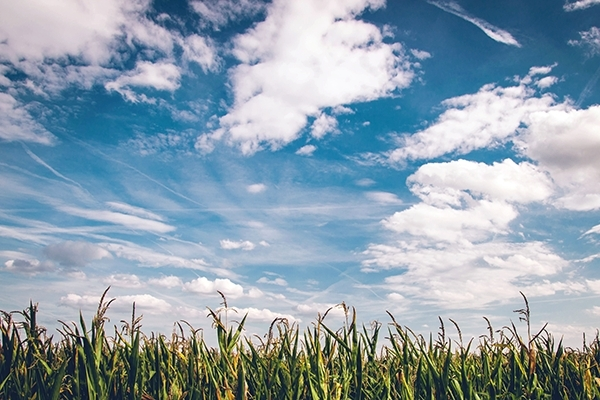
#> input picture OpenCV/opencv_vision_file/images/aa.jpg, 600 x 400 px, found by its file name
$ python 2021_09_23_opencv_histogram_equalizer.py
#> lines starting #> are read from the running program, lines starting #| are printed output that depends on the picture; after the words box and inside, x2 and y2 are one past the last pixel; in counts of white or black regions, pixels touching at a corner belong together
import numpy as np
import cv2
import os
os.chdir('C:/Users/PC021/Documents/vscode_python/OPENCV_course')

def draw_histo(hist, shape=(200,256)):
    hist_img = np.full(shape, 255, np.uint8)
    cv2.normalize(hist, hist, 0, shape[0], cv2.NORM_MINMAX)
    gap = hist_img.shape[1]/hist.shape[0]

    for i,h in enumerate(hist):
        x = int(round(i * gap))
        w = int(round(gap))
        cv2.rectangle(hist_img, (x,0,w,int(h)), 0, cv2.FILLED)

    return cv2.flip(hist_img, 0)

image = cv2.imread('images/aa.jpg', cv2.IMREAD_GRAYSCALE)
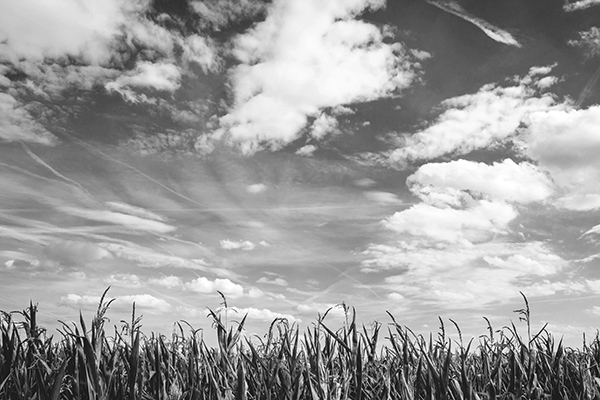
#> image: shape (400, 600); min 0, max 255, mean 156.2
if image is None:
    raise Exception("영상파일 읽기 오류")

bins, ranges = [256], [0,256]
hist = cv2.calcHist([image],[0],None, bins, ranges)
#> hist = 256 values, max 2134 at index 246, min 2 at index 0, mean 937.5

## 히스토그램 누적합 계산
accum_hist = np.zeros(hist.shape[:2], np.float32)
#> accum_hist = 256 values from 0 to 0
accum_hist[0] = hist[0]
for i in range(1, hist.shape[0]):
    accum_hist[i] = accum_hist[i-1] + hist[i]
#> after the loop, accum_hist = 256 values from 2 to 240000

accum_hist = (accum_hist / sum(hist)) * 255
#> accum_hist = 256 values from 0.00213 to 255
dst1 = [[accum_hist[val] for val in row] for row in image]
#> dst1 = 400 items
dst1 = np.array(dst1, np.uint8)
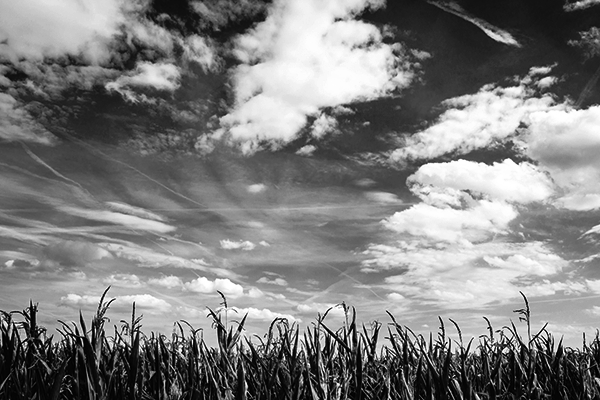
#> dst1: shape (400, 600, 1); min 0, max 255, mean 127.6

dst2 = cv2.equalizeHist(image)
hist1 = cv2.calcHist([dst1],[0],None,bins,ranges)
#> hist1 = 256 values, max 2134 at index 248, min 0 at index 42, mean 937.5
hist2 = cv2.calcHist([dst2],[0],None,bins,ranges)
#> hist2 = 256 values, max 2134 at index 249, min 0 at index 41, mean 937.5

hist_img = draw_histo(hist)
#> the loop in draw_histo, `for i,h in enumerate(hist):` made 256 passes
#> h on passes 1 to 3: [0], [0.75], [1.03]
#> after the loop in draw_histo, `for i,h in enumerate(hist):`:
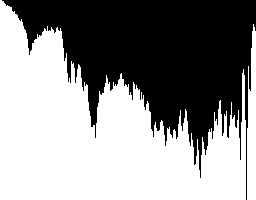
#> hist_img: shape (200, 256); 56.4% white; 1 black region, box (x1, y1, x2, y2) and area: (2, 0, 256, 200) 22340
hist_img1 = draw_histo(hist1)
#> call 2 of draw_histo, with hist = array of shape (256, 1), shape = (200, 256)
#> the loop in draw_histo (call 2), `for i,h in enumerate(hist):` made 256 passes
#> h on passes 1 to 3: [76.94], [96.16], [91.19]
#> after the loop in draw_histo (call 2), `for i,h in enumerate(hist):`:
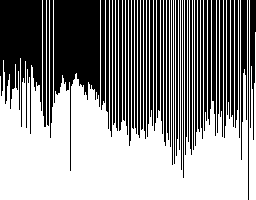
#> hist_img: shape (200, 256); 56.3% white; 53 black regions, largest, box (x1, y1, x2, y2) and area: (54, 0, 100, 171) 4126, (0, 0, 42, 134) 3656, (241, 0, 247, 160) 619
#> in draw_histo (call 2), `return cv2.flip(hist_img, 0)`:
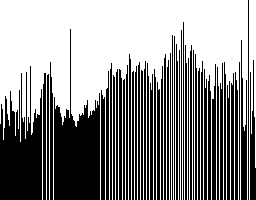
#> returned value: shape (200, 256); 56.3% white; 53 black regions, largest, box (x1, y1, x2, y2) and area: (54, 29, 100, 200) 4126, (0, 66, 42, 200) 3656, (241, 40, 247, 200) 619
hist_img2 = draw_histo(hist2)
#> call 3 of draw_histo, with hist = array of shape (256, 1), shape = (200, 256)
#> the loop in draw_histo (call 3), `for i,h in enumerate(hist):` made 256 passes
#> h on passes 1 to 3: [37.58], [80.97], [96.44]
#> after the loop in draw_histo (call 3), `for i,h in enumerate(hist):`:
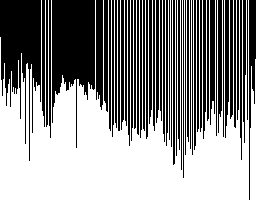
#> hist_img: shape (200, 256); 56.3% white; 54 black regions, largest, box (x1, y1, x2, y2) and area: (52, 0, 95, 148) 3864, (0, 0, 41, 161) 3543, (249, 0, 256, 200) 737
#> in draw_histo (call 3), `return cv2.flip(hist_img, 0)`:
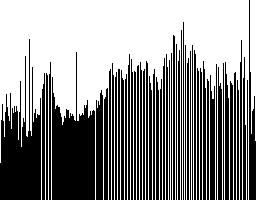
#> returned value: shape (200, 256); 56.3% white; 54 black regions, largest, box (x1, y1, x2, y2) and area: (52, 52, 95, 200) 3864, (0, 39, 41, 200) 3543, (249, 0, 256, 200) 737

cv2.imshow("image", image); cv2.imshow("hist_img", hist_img)
cv2.imshow("dst1_User", dst1); cv2.imshow("User_hist", hist_img1)
cv2.imshow("dst2_User", dst2); cv2.imshow("hist_img", hist_img2)

cv2.waitKey(0)

$ run again, with OpenCV/opencv_vision_file/images/HappyFish.jpg copied over OpenCV/opencv_vision_file/images/aa.jpg
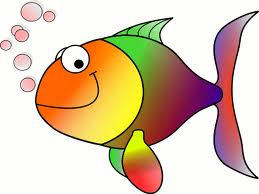
#> input picture OpenCV/opencv_vision_file/images/HappyFish.jpg, 259 x 194 px, found by its file name
#> hist = 256 values, max 22219 at index 254, min 16 at index 20, mean 196.3
#> after the loop `for i in range(1, hist.shape[0]):`: accum_hist = 256 values from 393 to 50246
#> `accum_hist = (accum_hist / sum(hist)) * 255`: accum_hist = 256 values from 1.99 to 255
#> `dst1 = [[accum_hist[val] for val in row] for row in image]`: dst1 = 194 items
#> `dst1 = np.array(dst1, np.uint8)`:
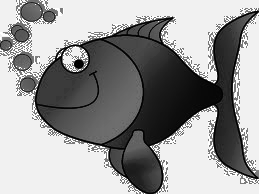
#> dst1: shape (194, 259, 1); min 1, max 255, mean 152.6
#> hist1 = 256 values, max 22219 at index 241, min 0 at index 0, mean 196.3
#> hist2 = 256 values, max 22219 at index 241, min 0 at index 40, mean 196.3
#> the loop in draw_histo, `for i,h in enumerate(hist):` made 256 passes
#> h on passes 1 to 3: [3.4], [0.189], [0.261]
#> the loop in draw_histo (call 2), `for i,h in enumerate(hist):` made 256 passes
#> h on passes 1 to 3: [0], [3.54], [1.64]
#> the loop in draw_histo (call 3), `for i,h in enumerate(hist):` made 256 passes
#> h on passes 1 to 3: [4.28], [1.72], [1.85]
#> in draw_histo (call 3), `return cv2.flip(hist_img, 0)`:
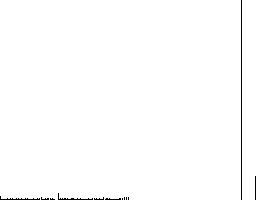
#> returned value: shape (200, 256); 99.2% white; black in thin lines or dots

$ run again, with OpenCV/opencv_vision_file/images/PARK1.jpg copied over OpenCV/opencv_vision_file/images/aa.jpg
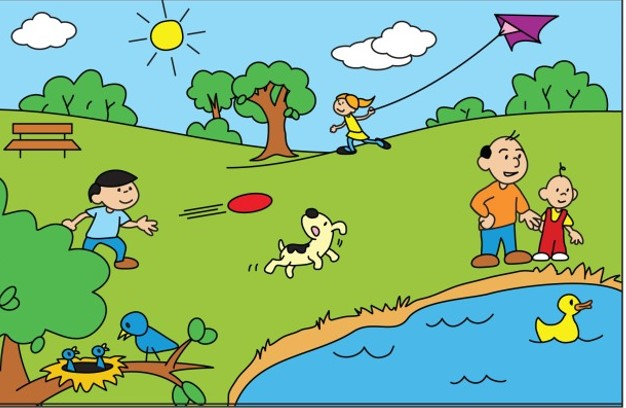
#> input picture OpenCV/opencv_vision_file/images/PARK1.jpg, 626 x 408 px, found by its file name
#> hist = 256 values, max 67413 at index 170, min 16 at index 232, mean 997.7
#> after the loop `for i in range(1, hist.shape[0]):`: accum_hist = 256 values from 59 to 255408
#> `accum_hist = (accum_hist / sum(hist)) * 255`: accum_hist = 256 values from 0.0589 to 255
#> `dst1 = [[accum_hist[val] for val in row] for row in image]`: dst1 = 408 items
#> `dst1 = np.array(dst1, np.uint8)`:
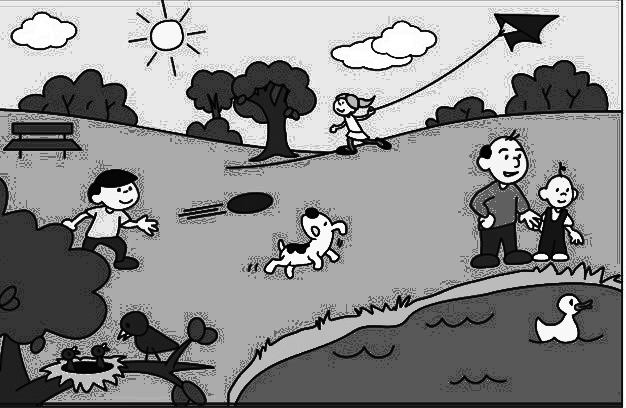
#> dst1: shape (408, 626, 1); min 0, max 255, mean 140.1
#> hist1 = 256 values, max 67413 at index 171, min 0 at index 41, mean 997.7
#> hist2 = 256 values, max 67413 at index 171, min 0 at index 32, mean 997.7
#> the loop in draw_histo, `for i,h in enumerate(hist):` made 256 passes
#> h on passes 1 to 3: [0.128], [0.0356], [0.0623]
#> the loop in draw_histo (call 2), `for i,h in enumerate(hist):` made 256 passes
#> h on passes 1 to 3: [2.62], [2.72], [2.92]
#> the loop in draw_histo (call 3), `for i,h in enumerate(hist):` made 256 passes
#> h on passes 1 to 3: [1.58], [2.58], [3.31]
#> in draw_histo (call 3), `return cv2.flip(hist_img, 0)`:
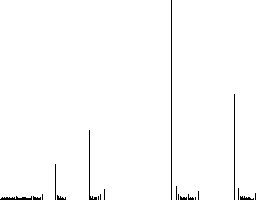
#> returned value: shape (200, 256); 98.6% white; black in thin lines or dots

$ run again, with OpenCV/opencv_vision_file/images/PARK2.jpg copied over OpenCV/opencv_vision_file/images/aa.jpg
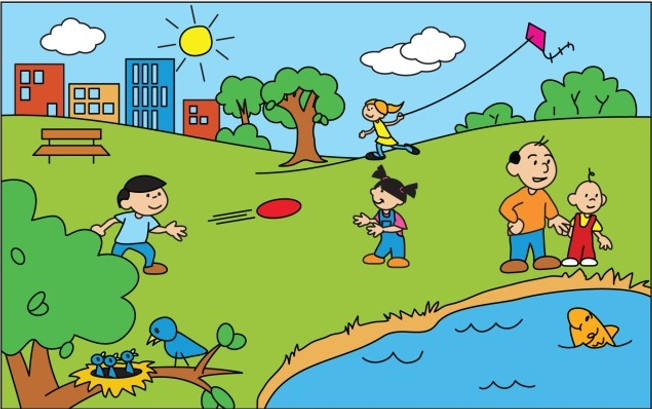
#> input picture OpenCV/opencv_vision_file/images/PARK2.jpg, 652 x 409 px, found by its file name
#> hist = 256 values, max 69076 at index 170, min 5 at index 234, mean 1041.7
#> after the loop `for i in range(1, hist.shape[0]):`: accum_hist = 256 values from 59 to 266668
#> `accum_hist = (accum_hist / sum(hist)) * 255`: accum_hist = 256 values from 0.0564 to 255
#> `dst1 = [[accum_hist[val] for val in row] for row in image]`: dst1 = 409 items
#> hist1 = 256 values, max 69076 at index 174, min 0 at index 29, mean 1041.7
#> hist2 = 256 values, max 69076 at index 175, min 0 at index 35, mean 1041.7
#> the loop in draw_histo, `for i,h in enumerate(hist):` made 256 passes
#> h on passes 1 to 3: [0.156], [0.0579], [0.084]
#> the loop in draw_histo (call 2), `for i,h in enumerate(hist):` made 256 passes
#> h on passes 1 to 3: [2.74], [3.07], [3.14]
#> the loop in draw_histo (call 3), `for i,h in enumerate(hist):` made 256 passes
#> h on passes 1 to 3: [1.6], [2.74], [2.9]
#> in draw_histo (call 3), `return cv2.flip(hist_img, 0)`:
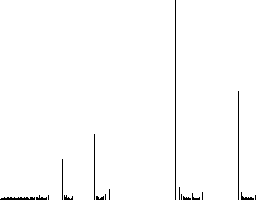
#> returned value: shape (200, 256); 98.6% white; black in thin lines or dots
